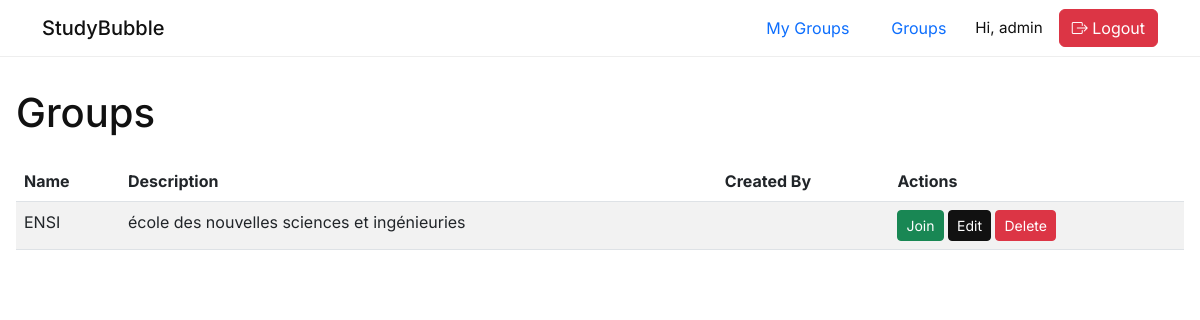
The app's page /groups/ (signed in), older data.
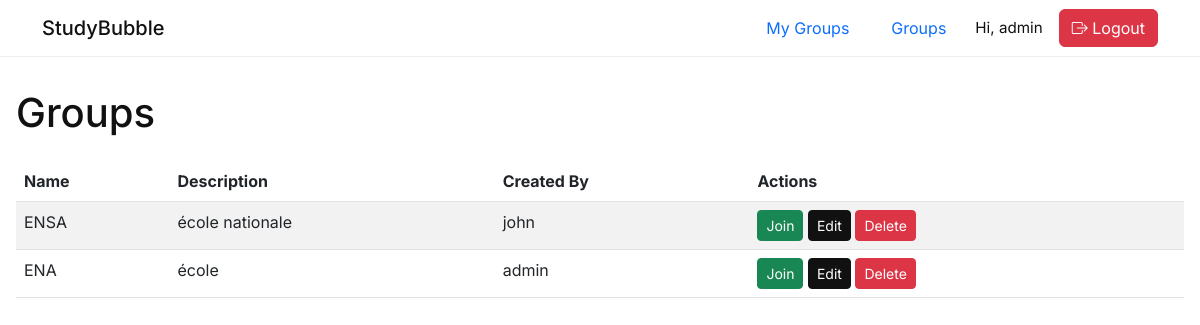
The same page, newer data.
### users/models.py (models this page shows)
class User(AbstractUser):
    ROLE_CHOICES = [
        ('professor', 'Professor'),
        ('student', 'Student'),
    ]
    role = models.CharField(max_length=10, choices=ROLE_CHOICES, default='student')
    bio = models.TextField(blank=True)
    skills = models.CharField(max_length=200, blank=True)

### groups/models.py (models this page shows, shortened)
class Group(models.Model):
    name = models.CharField(max_length=100)
    description = models.TextField()
    created_by = models.ForeignKey('users.User', on_delete=models.CASCADE, related_name='created_groups')
    members = models.ManyToManyField('users.User', related_name='joined_groups', blank=True)
    created_at = models.DateTimeField(auto_now_add=True)

### groups/views.py (the view)
# urls.py: path('', GroupListView.as_view(), name='group-list'),
class GroupListView(LoginRequiredMixin, ListView):
    model = Group
    context_object_name = 'groups'
    template_name = 'groups/group_list.html'

### templates/groups/group_list.html (shortened to what this page needs)
{% extends 'base.html' %}
{% block content %}
<div class="d-flex justify-content-between align-items-center mb-3">
  <h1>Groups</h1>
</div>
<table class="table table-striped">
  <thead>
    <tr>
      <th>Name</th>
      <th>Description</th>
      <th>Created By</th>
      <th>Actions</th>
    </tr>
  </thead>
  <tbody>
    {% for group in groups %}
    <tr>
      <td>{{ group.name }}</td>
      <td>{{ group.description|truncatechars:50 }}</td>
      <td>{{ group.created_by.username }}</td>
      <td>
        {% if user.is_authenticated %}
          {% if user in group.members.all %}
            <a href="{% url 'group-leave' group.pk %}" class="btn btn-sm btn-warning">Leave</a>
          {% else %}
            <a href="{% url 'group-join' group.pk %}" class="btn btn-sm btn-success">Join</a>
          {% endif %}
        {% endif %}
        {% if user.is_authenticated and user.role == 'professor' or user.is_superuser %}
          <a href="{% url 'group-update' group.pk %}" class="btn btn-sm btn-primary">Edit</a>
          <a href="{% url 'group-delete' group.pk %}" class="btn btn-sm btn-danger">Delete</a>
        {% endif %}
      </td>
    </tr>
    {% empty %}
    <tr><td colspan="4" class="text-center">No groups found.</td></tr>
    {% endfor %}
  </tbody>
</table>
{% endblock %}

### templates/base.html (shortened to what this page needs)
<!DOCTYPE html>
<html lang="en">
<head>
  <link href="https://cdn.jsdelivr.net/npm/bootstrap@5.3.0/dist/css/bootstrap.min.css" rel="stylesheet" />
  <link href="https://cdn.jsdelivr.net/npm/bootstrap-icons@1.10.5/font/bootstrap-icons.css" rel="stylesheet" />
</head>
<body>
  <nav class="navbar navbar-expand-lg py-2">
    <div class="container">
      <a class="navbar-brand" href="/">StudyBubble</a>
      <div class="d-flex align-items-center ms-auto">
        {% if user.is_authenticated %}
          <a href="{% url 'my-groups' %}" class="btn btn-link me-3 text-decoration-none">My Groups</a>
          <a href="{% url 'group-list' %}" class="btn btn-link me-3 text-decoration-none">Groups</a>
          <span class="navbar-text me-3">Hi, {{ user.username }}</span>
          <form method="POST" action="{% url 'logout' %}" class="d-inline">
            <button type="submit" class="btn btn-danger">
              <i class="bi bi-box-arrow-right"></i> Logout
            </button>
          </form>
        {% else %}
          <a href="{% url 'login' %}" class="btn btn-sm btn-outline-primary me-2">Login</a>
          <a href="{% url 'signup' %}" class="btn btn-sm btn-primary">Sign Up</a>
        {% endif %}
      </div>
    </div>
  </nav>
  <main>
    {% block content %}{% endblock %}
  </main>
</body>
</html>

### templates/base.html (style rules this page uses)
body { font-family: 'Inter', sans-serif; background-color: #fff; color: #111; margin: 0; padding: 0; }
.navbar { background-color: #fff; border-bottom: 1px solid #eee; }
.navbar-brand { font-weight: 500; font-size: 1.25rem; color: #111; }
.navbar .nav-link, .navbar-text { color: #111; font-size: 0.95rem; }
.btn-primary { background-color: #111; border-color: #111; }
main { padding: 2rem 1rem; }

Row changes from the older to the newer data that the page shows:
removed Group: name "ENSI", description "école des nouvelles sciences et ingénieuries", shows "Join"
added Group: name "ENSA", description "école nationale", created_by.username "john", shows "Join"
added Group: name "ENA", description "école", created_by.username "admin", shows "Join"
